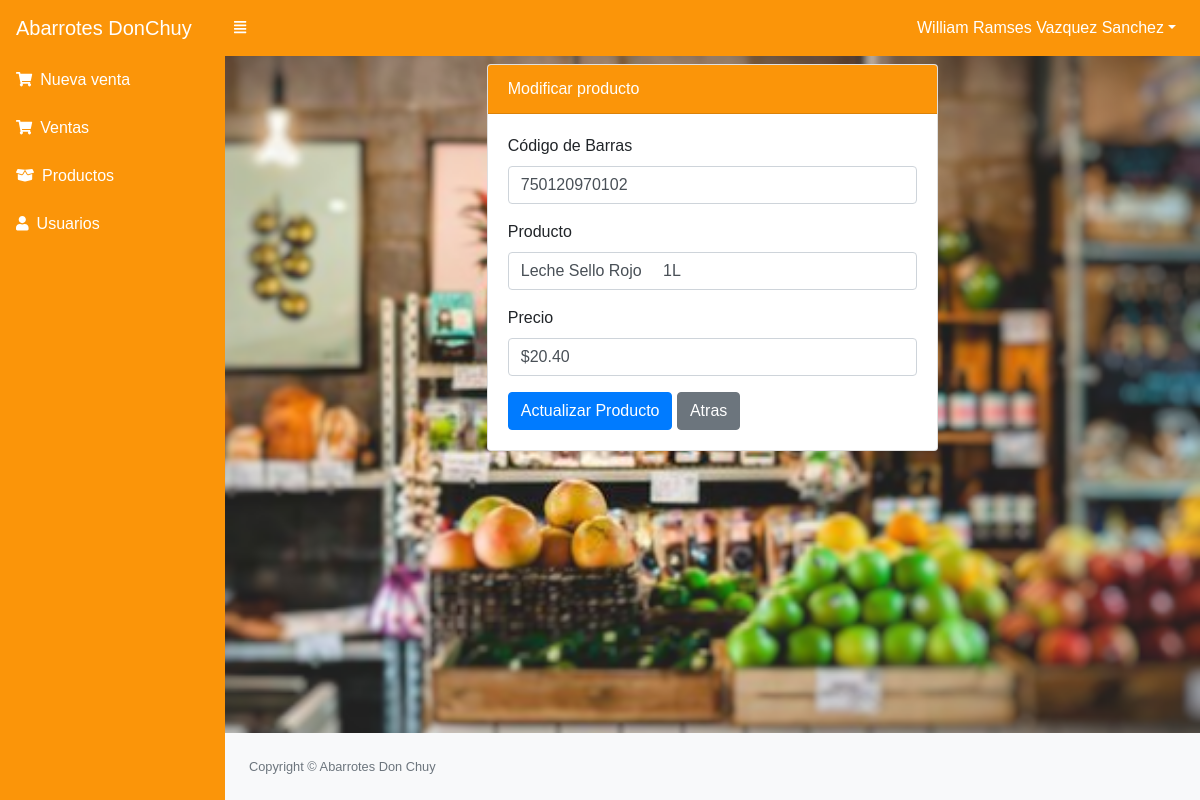
Screenshot of /src/editar_producto.php?id=6 (signed in) with the database file from the repository.
### tables this page shows
CREATE TABLE `productos` (
  `id` bigint(20) UNSIGNED NOT NULL,
  `codigo` varchar(255) NOT NULL,
  `descripcion` varchar(255) NOT NULL,
  `precioVenta` decimal(5,2) NOT NULL,
  `precioCompra` decimal(5,2) NOT NULL,
  `existencia` decimal(5,2) NOT NULL DEFAULT 100.00
);

### src/editar_producto.php (the view, shortened to what this page needs)
<?php
include_once "includes/header.php";
include "../conexion.php";
if (empty($_REQUEST['id'])) {
  header("Location: productos.php");
} else {
  $id_producto = $_REQUEST['id'];
  $query_producto = mysqli_query($conexion, "SELECT * FROM productos WHERE id = $id_producto");
  $result_producto = mysqli_num_rows($query_producto);
  if ($result_producto > 0) {
    $data_producto = mysqli_fetch_assoc($query_producto);
  } else {
    header("Location: productos.php");
  }
}
?>
<div class="row">
  <div class="col-lg-6 m-auto">
    <div class="card">
      <div class="card-header bg-primary text-white">
        Modificar producto
      </div>
      <div class="card-body">
        <form action="" method="post">
          <div class="form-group">
            <label for="codigo">Código de Barras</label>
            <input type="text" placeholder="Ingrese código de barras" required name="codigo" id="codigo" class="form-control" value="<?php echo $data_producto['codigo']; ?>">
          </div>
          <div class="form-group">
            <label for="producto">Producto</label>
            <input type="text" class="form-control" placeholder="Ingrese nombre del producto" required name="producto" id="producto" value="<?php echo $data_producto['descripcion']; ?>">
          </div>
          <div class="form-group">
            <label for="precio">Precio</label>
            <input type="text" placeholder="Ingrese precio" class="form-control" name="precio" required id="precio" value="$<?php echo $data_producto['precioVenta']; ?>">
          </div>
          <input type="submit" value="Actualizar Producto" class="btn btn-primary">
          <a href="productos.php" class="btn btn-secondary">Atras</a>
        </form>
      </div>
    </div>
  </div>
</div>
<?php include_once "includes/footer.php"; ?>

### src/includes/header.php (style rules this page uses)
body { margin: 0; padding: 0; background: url(assets/img/desen.png); background-size: cover; background-position: center; font-family: sans-serif; }

### rows the page displays
productos: codigo "750120970102", producto "Leche Sello Rojo 1L", precio "$20.40"

### other values shown
$_SESSION['nombre'] "William Ramses Vazquez Sanchez"
